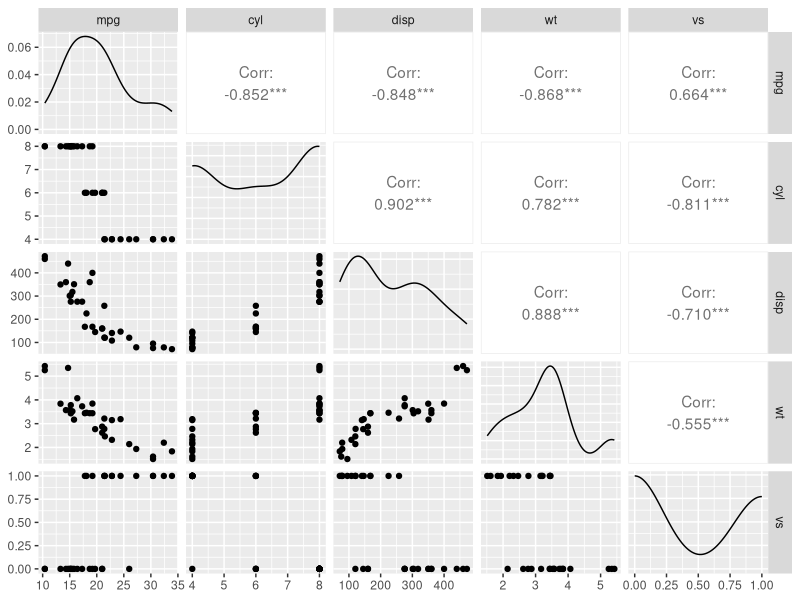
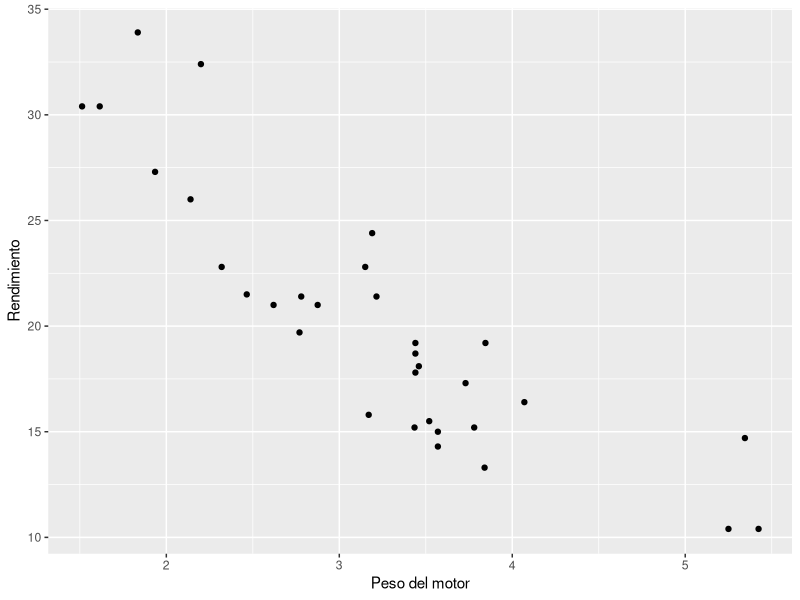
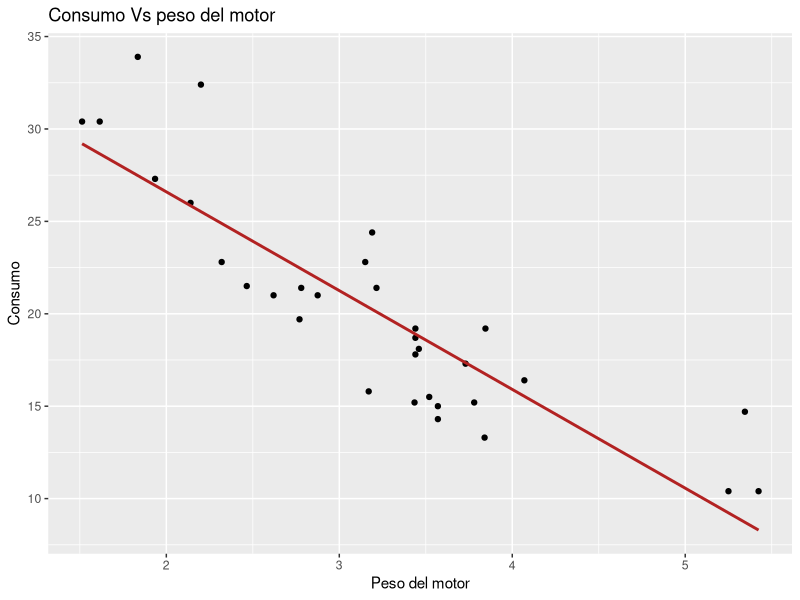
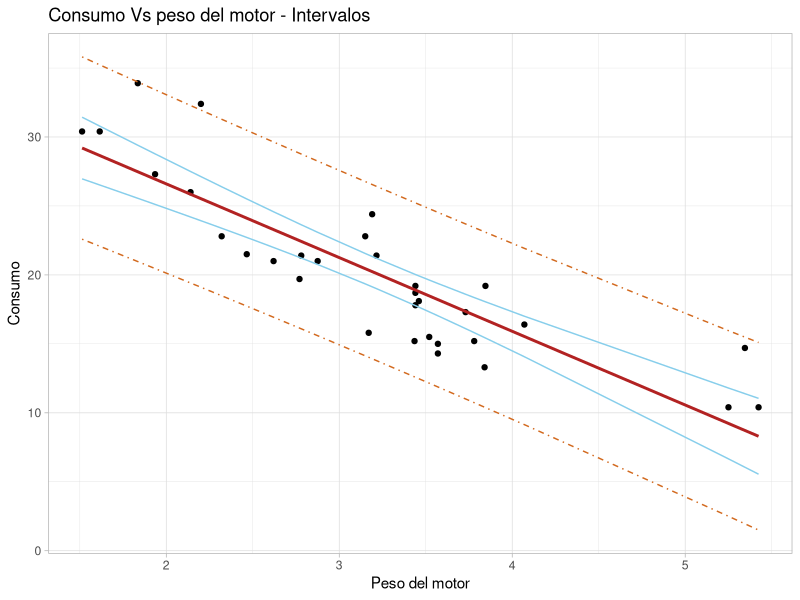
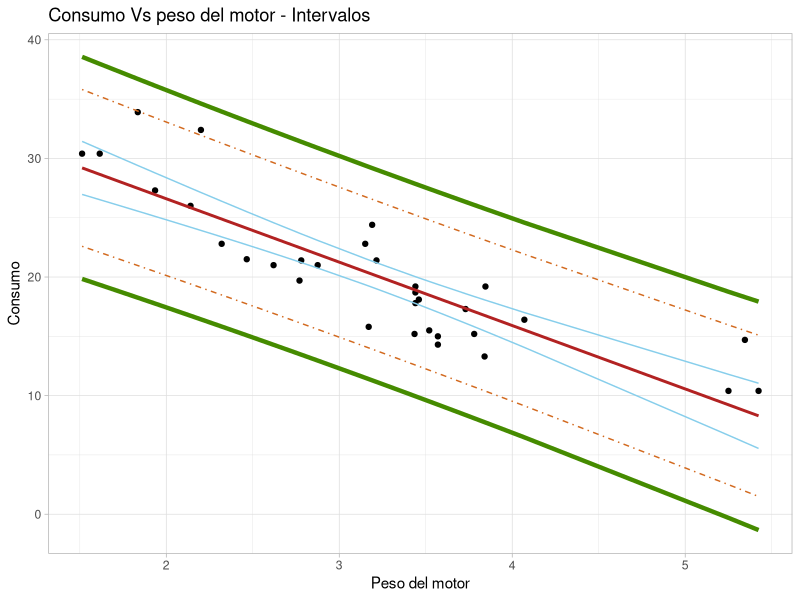
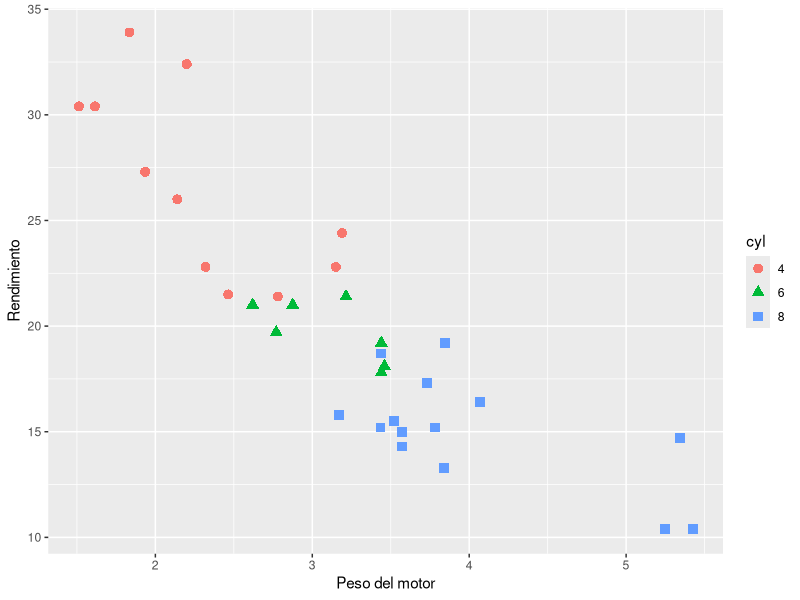

Here is the R script that generated these plots, in order:
library(ggplot2)
library(GGally)

data("mtcars")

autos<-mtcars[,c(1:3,6,8)]

#analizo relación
ggpairs(autos)

#a) Sólo considero X2
#x: wt, y: mpg

g2<-ggplot(autos, aes(x=wt, y=mpg)) + 
  geom_point()+
  xlab("Peso del motor")+
  ylab("Rendimiento")
g2

#Buscamos calcular el intervalo de confianza para la respuesta.
#realizamos el ajuste
reg<-lm(mpg~wt,data=autos)
LI<-summary(reg)$coef[2,1]-qt(0.975,32-2)*summary(reg)$coef[2,2]
LS<-summary(reg)$coef[2,1]+qt(0.975,32-2)*summary(reg)$coef[2,2]


#Una forma de graficarlo sin hacer las cuentas, con ggplot2
g2+ geom_smooth(method="lm", col="firebrick",se=FALSE)+
  labs(title="Consumo Vs peso del motor", 
       y="Consumo", x="Peso del motor")


# Calculamos los intervalos usando la fórmula

# a) Intervalos de CONFIANZA
n<-nrow(autos)

X<-model.matrix(reg)

p<-ncol(X) #cant de parametros a estimar

res<-reg$residuals 

s2<-t(res)%*%res/(n-p)

#s2<-summary(reg)$sigma^2

A<-solve(t(X)%*%X)

#Podemos hacer la cuenta a mano...

IC<-matrix(0,nrow = n,ncol=2)
for(i in 1:n)
{
  IC[i,]<-c(reg$fitted.values[i]-qt(0.975,n-p)*sqrt(s2[1,1]*t(X[i,])%*%A%*%X[i,]),
            reg$fitted.values[i]+qt(0.975,n-p)*sqrt(s2[1,1]*t(X[i,])%*%A%*%X[i,])) 
}


# O dejamos que lo haga R

int<-predict(reg,interval = "confidence", level = 0.95) 


# b) Intervalos de PREDICCION

ICP<-matrix(0,nrow = n,ncol=2)
for(i in 1:n)
{
  ICP[i,]<-c(reg$fitted.values[i]-qt(0.975,n-p)*sqrt(s2[1,1]*(1+t(X[i,])%*%A%*%X[i,])),
             reg$fitted.values[i]+qt(0.975,n-p)*sqrt(s2[1,1]*(1+t(X[i,])%*%A%*%X[i,]))) 
}


# o con R

intP<-predict(reg,interval = "prediction", level = 0.95)

# Creamos un nuevo data frame con toda la información

intervalos<-data.frame(cbind(autos,IC,ICP))

g<-ggplot(intervalos)+
  geom_point(aes(x=wt,y=mpg))+
  geom_line(aes(x=wt,y=X1), col="skyblue")+
  geom_line(aes(x=wt,y=X2), col="skyblue")+
  geom_line(aes(x=wt,y=X1.1), col="chocolate",lty=4)+
  geom_line(aes(x=wt,y=X2.1), col="chocolate",lty=4)+
  geom_smooth(aes(x=wt,y=mpg),method="lm", col="firebrick",se=FALSE)+
  labs(title="Consumo Vs peso del motor - Intervalos", 
       y="Consumo", x="Peso del motor")+
  theme_light()
g


# Bandas de confianza

BC<-matrix(0,nrow = n,ncol=2)
for(i in 1:n)
{
  BC[i,]<-c(reg$fitted.values[i]-sqrt(p*qf(0.975,p,n-p))*sqrt(s2[1,1]*(1+t(X[i,])%*%A%*%X[i,])),
            reg$fitted.values[i]+sqrt(p*qf(0.975,p,n-p))*sqrt(s2[1,1]*(1+t(X[i,])%*%A%*%X[i,]))) 
}

intervalos<-data.frame(cbind(autos,IC,ICP,BC))
g<-ggplot(intervalos)+
  geom_point(aes(x=wt,y=mpg))+
  geom_line(aes(x=wt,y=X1), col="skyblue")+
  geom_line(aes(x=wt,y=X2), col="skyblue")+
  geom_line(aes(x=wt,y=X1.1), col="chocolate",lty=4)+
  geom_line(aes(x=wt,y=X2.1), col="chocolate",lty=4)+
  geom_line(aes(x=wt,y=X1.2), col="chartreuse4",lwd=1.5)+
  geom_line(aes(x=wt,y=X2.2), col="chartreuse4",lwd=1.5)+
  geom_smooth(aes(x=wt,y=mpg),method="lm", col="firebrick",se=FALSE)+
  labs(title="Consumo Vs peso del motor - Intervalos", 
       y="Consumo", x="Peso del motor")+
  theme_light()
g




####################################
# Algunas cosas más
# Agregamos una variable categórica: 

# ahora vamos a estimar los parámetros.
#si el modelo solo tiene a X2:

reg<-lm(mpg~wt,data=autos)

summary(reg)

reg2<-lm(mpg~wt+vs,data=autos)
summary(reg2)


c<-c(0,0,1)
X<-model.matrix(reg2)
beta<-reg2$coefficients
s2<-(t(reg2$residuals)%*%reg2$residuals)/(32-3)
sqrt(s2) #lo que aparece en el summary

f<-(t(c)%*%beta)%*%solve(t(c)%*%solve(t(X)%*%X)%*%c)%*%t(c)%*%beta/s2
sqrt(f) #lo que aparece en el summary

#en el grafico original separando por cilindros (que es una variable categórica)
autos$cyl<-factor(autos$cyl, labels = c("4","6","8"))
autos$vs<-factor(autos$vs, labels = c("V-Shaped","Straight"))

ggplot(autos, aes(x=wt, y=mpg)) + 
  geom_point()+
  xlab("Peso del motor")+
  ylab("Rendimiento")+
  geom_point(aes(shape=cyl, col=cyl), size=3)


